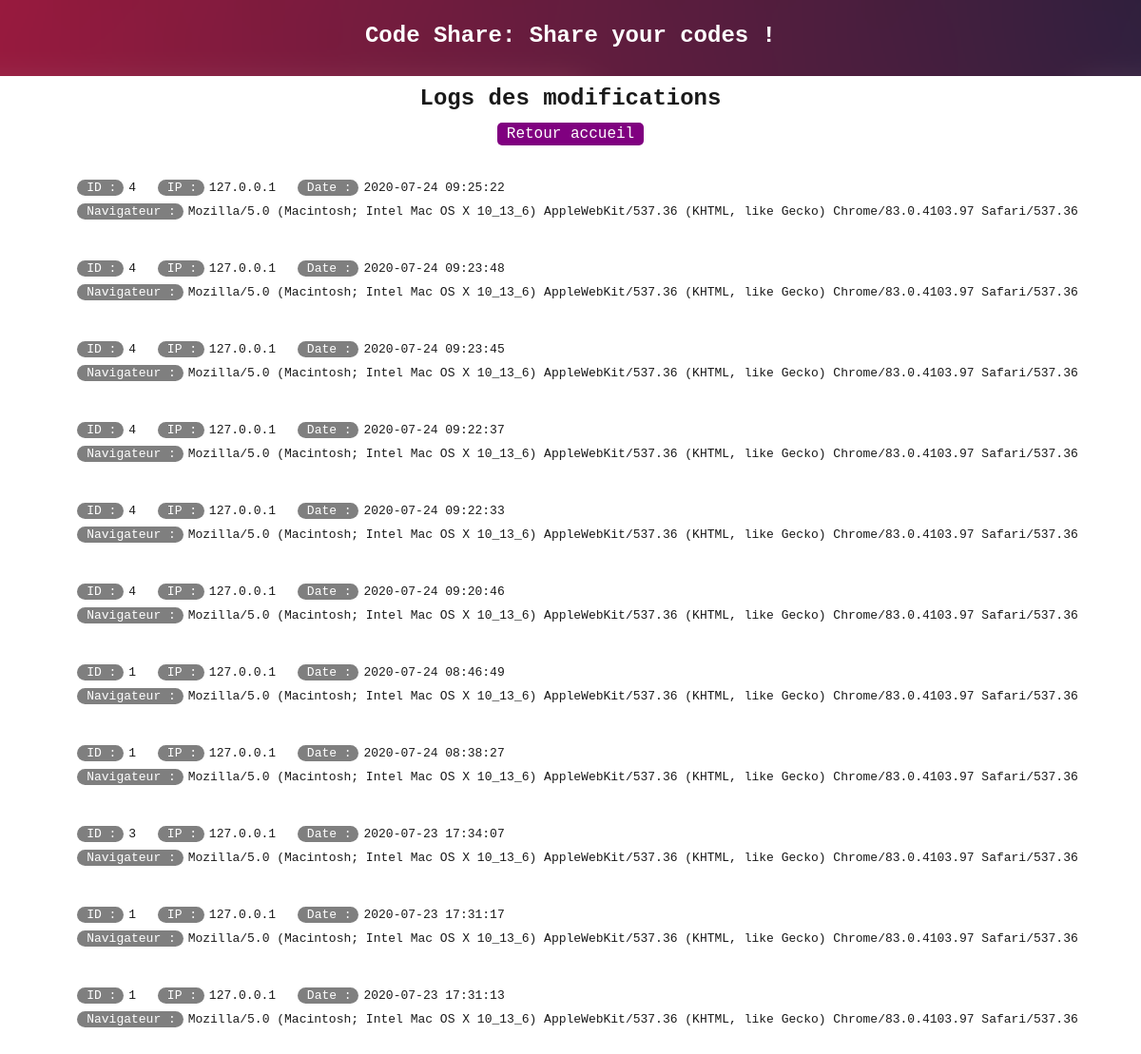
The page /admin/ on the database as committed earlier.
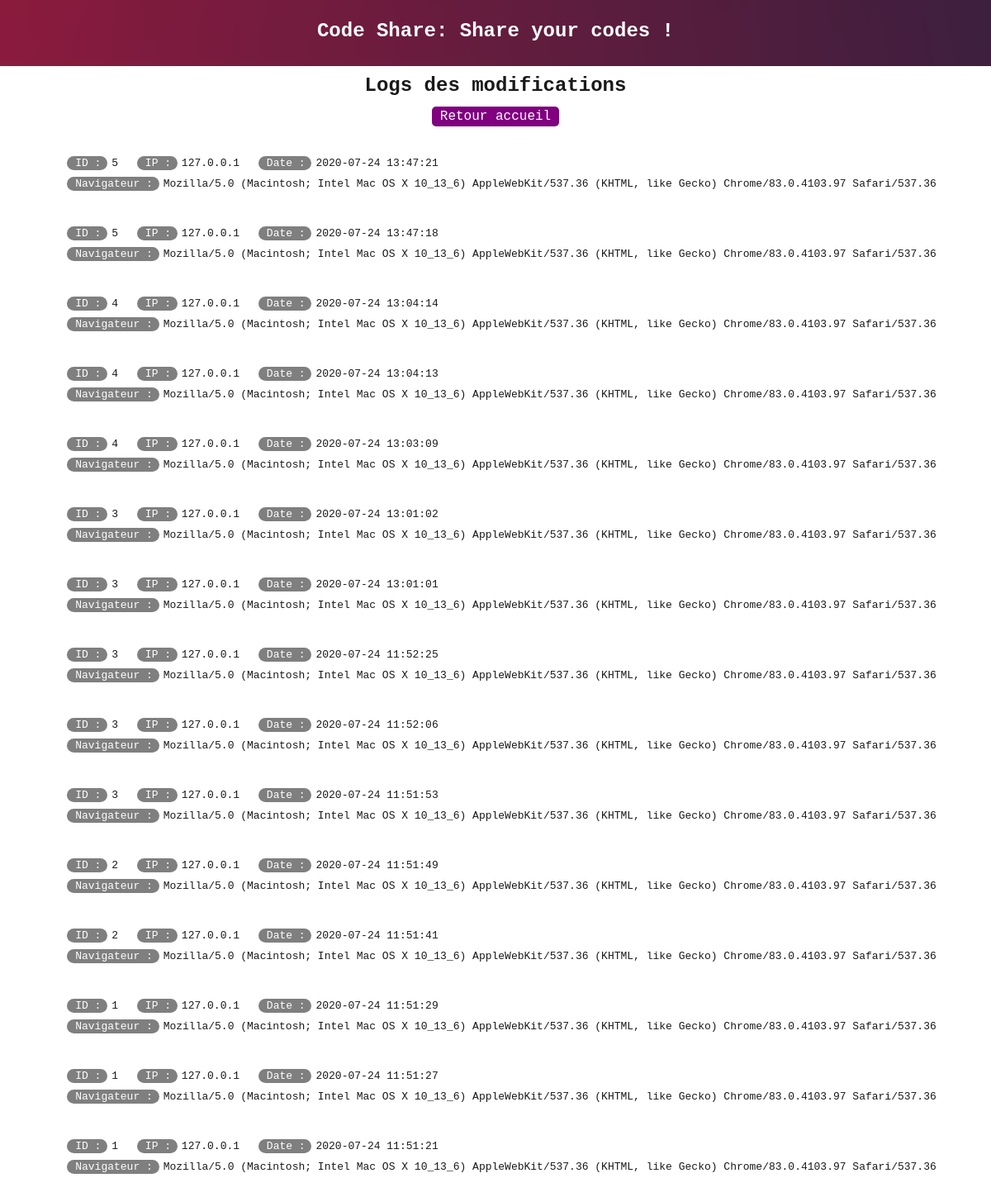
The same page on the database as committed later.
### tables this page shows
CREATE TABLE edition (
            uid INTEGER PRIMARY KEY AUTOINCREMENT,
            code_id INTEGER,
            ip VARCHAR(20),
            user_agent VARCHAR(1000),
            date TIMESTAMP DEFAULT CURRENT_TIMESTAMP
        );

### app.py (the view)
@app.route('/admin/')
def admin():
    return render_template('admin.html', data = getEdition())

### model_sqlite.py (called while the page is built)
def getEdition():
    conn = sqlite3.connect('shareCode.db')
    c = conn.cursor()
    c.execute('''
        SELECT code_id, ip, user_agent, date
        FROM edition
        ORDER BY date DESC
    ''')
    result = c.fetchall()
    conn.commit()
    conn.close()
    return result

### templates/admin.html (shortened to what this page needs)
<html>
	<head>
		<link href="/static/style.css" rel="stylesheet">
	</head>
	<body>
		<main>
			<section class="header view">
				<h1>Code Share: Share your codes !</h1>
			</section>
			<section>
				<h2>Logs des modifications</h2>
				<a class="home-admin" href="/">Retour accueil</a>
				<ul class="ul-admin">
					{% if data %}
						{% for row in data %}
							<li>
								<span>ID : </span>{{ row[0] }}
								<span>IP : </span>{{ row[1] }}
								<span>Date : </span>{{ row[3] }}
								<br/>
								<span>Navigateur : </span>{{ row[2] }}
							</li>
						{% endfor %}
					{% endif %}
				</ul>
			</section>
		</main>
	</body>
</html>

### static/style.css (style rules this page uses)
* { margin: 0; padding: 0; color: rgb(0,0,0,0.9); }
h1, h2 { font-family: 'Courier New', Courier, monospace; padding: 10px 0 15px; }
a { text-decoration: none; }
body { width: 100vw; height: 100vh; overflow: auto; }
main { text-align: center; }
section { display: inline-block; }
section.header { width: 100vw; height: 40vh; background: url(/static/header.png) center 0 no-repeat fixed; background-size: cover; display: flex; flex-direction: column; justify-content: center; align-items: center; }
section.header.view { height: 10vh; }
section.header h1 { color: white; }
.btn-cont a, .btn-cont form>label, .home-admin { padding: 3px 10px; background: purple; border-radius: 5px; color: white; font-family: 'Courier New', Courier, monospace; }
.ul-admin li { font-size: 13px; font-family: 'Courier New', Courier, monospace; margin: 35px 0; text-align: left; line-height: 25px; text-decoration: none; list-style: none; }
.ul-admin span { padding: 1px 0px 1px 10px; background: rgb(0,0,0,0.5); border-radius: 99px; color: white; margin: 0 5px 0 15px; }

Rows that differ between the two databases and show on the page:
added edition: code "5", ip "127.0.0.1", date "2020-07-24 13:47:21", user_agent "Mozilla/5.0 (Macintosh; Intel Mac OS X 10_13_6) AppleWebKit/537.36 (KHTML, like Gecko) Chrome/83.0.4103.97 Safari/537.36"
added edition: code "5", ip "127.0.0.1", date "2020-07-24 13:47:18", user_agent "Mozilla/5.0 (Macintosh; Intel Mac OS X 10_13_6) AppleWebKit/537.36 (KHTML, like Gecko) Chrome/83.0.4103.97 Safari/537.36"
added edition: code "4", ip "127.0.0.1", date "2020-07-24 13:04:14", user_agent "Mozilla/5.0 (Macintosh; Intel Mac OS X 10_13_6) AppleWebKit/537.36 (KHTML, like Gecko) Chrome/83.0.4103.97 Safari/537.36"
added edition: code "4", ip "127.0.0.1", date "2020-07-24 13:04:13", user_agent "Mozilla/5.0 (Macintosh; Intel Mac OS X 10_13_6) AppleWebKit/537.36 (KHTML, like Gecko) Chrome/83.0.4103.97 Safari/537.36"
changed edition (number 5 of 15 on the later page): date "2020-07-24 09:25:22" → "2020-07-24 13:03:09"
changed edition (number 6 of 15 on the later page): code "4" → "3"; date "2020-07-24 09:23:48" → "2020-07-24 13:01:02"
changed edition (number 7 of 15 on the later page): code "4" → "3"; date "2020-07-24 09:23:45" → "2020-07-24 13:01:01"
changed edition (number 8 of 15 on the later page): code "4" → "3"; date "2020-07-24 09:22:37" → "2020-07-24 11:52:25"
changed edition (number 9 of 15 on the later page): code "4" → "3"; date "2020-07-24 09:22:33" → "2020-07-24 11:52:06"
changed edition (number 10 of 15 on the later page): code "4" → "3"; date "2020-07-24 09:20:46" → "2020-07-24 11:51:53"
changed edition (number 11 of 15 on the later page): code "1" → "2"; date "2020-07-24 08:46:49" → "2020-07-24 11:51:49"
changed edition (number 12 of 15 on the later page): code "1" → "2"; date "2020-07-24 08:38:27" → "2020-07-24 11:51:41"
changed edition (number 13 of 15 on the later page): code "3" → "1"; date "2020-07-23 17:34:07" → "2020-07-24 11:51:29"
changed edition (number 14 of 15 on the later page): date "2020-07-23 17:31:17" → "2020-07-24 11:51:27"
changed edition (number 15 of 15 on the later page): date "2020-07-23 17:31:13" → "2020-07-24 11:51:21"
